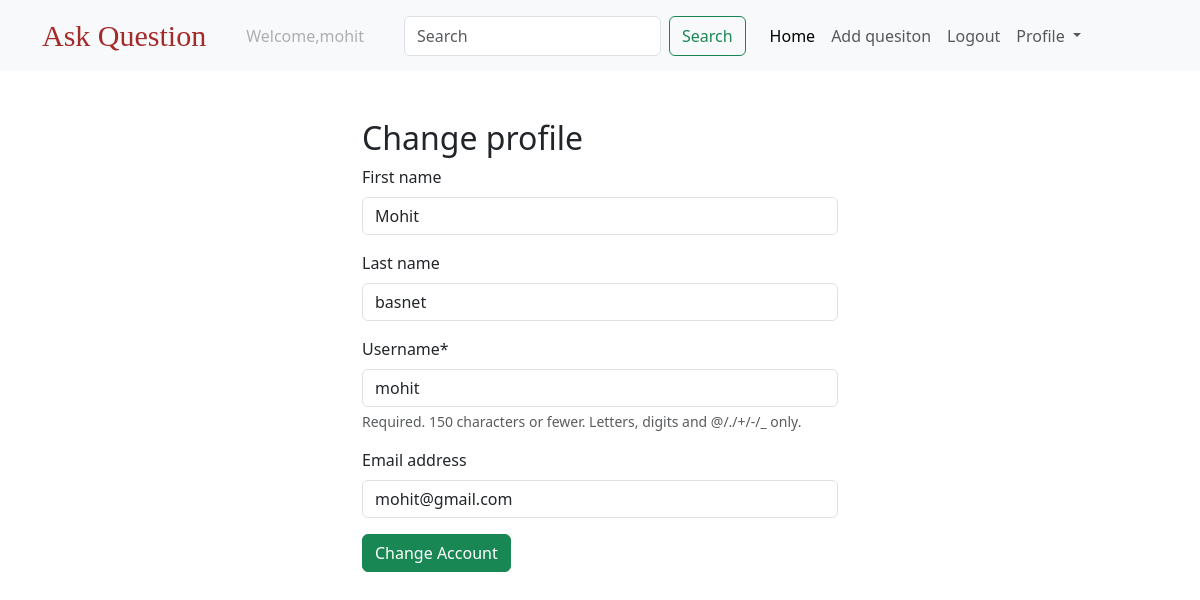
The app's page /profile/ (signed in), older data.
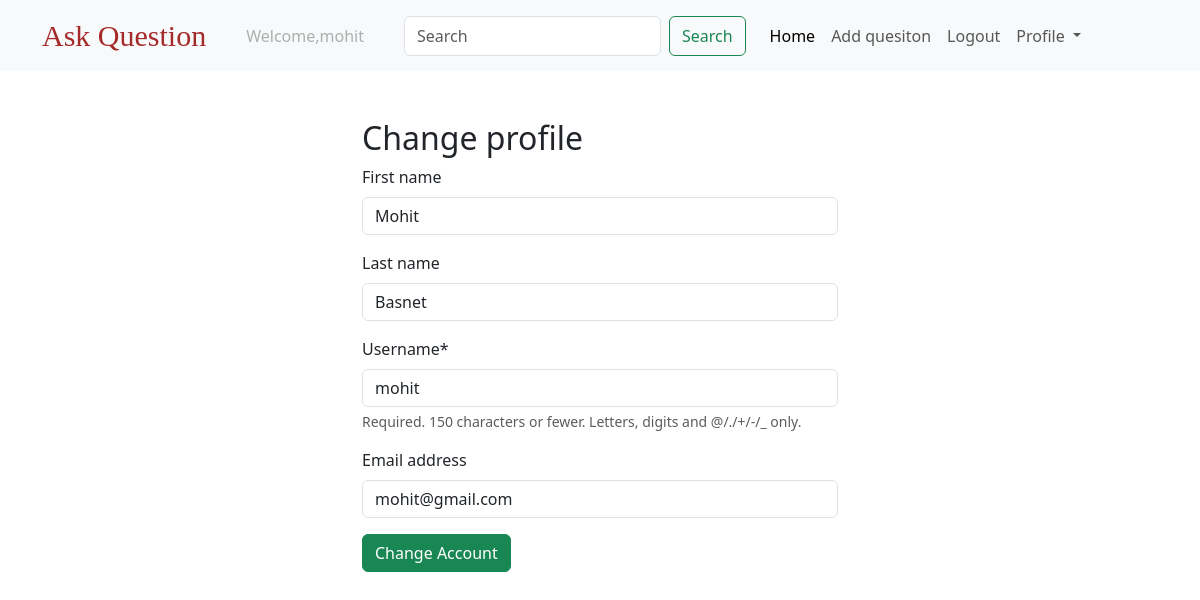
The same page, newer data.
### users/models.py (models this page shows)
class CustomUser(AbstractUser):
    pass

### questions/views.py (the view)
# urls.py: path('profile/',change_profile,name = "change-profile"),
@login_required
def change_profile(request):
    if request.method == "POST":
        form = ProfileForm(request.POST, instance = request.user)
        if form.is_valid():
            form.save()
            messages.success(request,'Your profile has been updated successfully')
    form = ProfileForm(instance = request.user)
    return render(request,"registration/profile.html",{'form':form})

### questions/forms.py
class ProfileForm(forms.ModelForm):
    class Meta:
        model = User
        fields = ('first_name','last_name','username','email')

### templates/registration/profile.html (shortened to what this page needs)
{% extends "base.html"%}
{% load crispy_forms_tags %}
{% block body %}
<div class = "container profile-style mt-5">
    <h2>Change profile</h2>
    <form action="" method = "post" novalidate>
        {{form | crispy}}
        <input type="submit" value = "Change Account" class = "btn btn-success">
    </form>
</div>
{% endblock %}

### templates/navbar.html (shortened to what this page needs)
<nav class="navbar navbar-expand-lg bg-body-tertiary">
    <div class="container">
      <a class="navbar-brand text-style" href="{%url 'question-list'%}">Ask Question</a>
      <div class="collapse navbar-collapse" id="navbarSupportedContent">
        <ul class="navbar-nav me-auto mb-2 mb-lg-0">
          {% if request.user.is_authenticated %}
            <li class="nav-item mx-3">
                <a class="nav-link disabled" aria-disabled="true">Welcome,{{request.user.username}}</a>
              </li>
              <form class="d-flex mx-3" role="search">
                <input class="form-control me-2" type="search" placeholder="Search" name = "q"aria-label="Search">
                <button class="btn btn-outline-success" type="submit">Search</button>
              </form>
          <li class="nav-item">
            <a class="nav-link active" aria-current="page" href="{% url 'question-list'%}">Home</a>
          </li>
          <li class="nav-item">
            <a class="nav-link" href="{% url 'add-question'%}">Add quesiton</a>
          </li>
          <li class="nav-item">
            <a class="nav-link" href="{% url 'logout'%}">Logout</a>
          </li>
          <li class="nav-item dropdown">
            <a class="nav-link dropdown-toggle" href="#" role="button" data-bs-toggle="dropdown" aria-expanded="false">
             Profile
            </a>
          {% endif%}
        </ul>
      </div>
    </div>
  </nav>

Row changes from the older to the newer data that the page shows:
changed CustomUser "mohit": last_name "basnet" → "Basnet"
